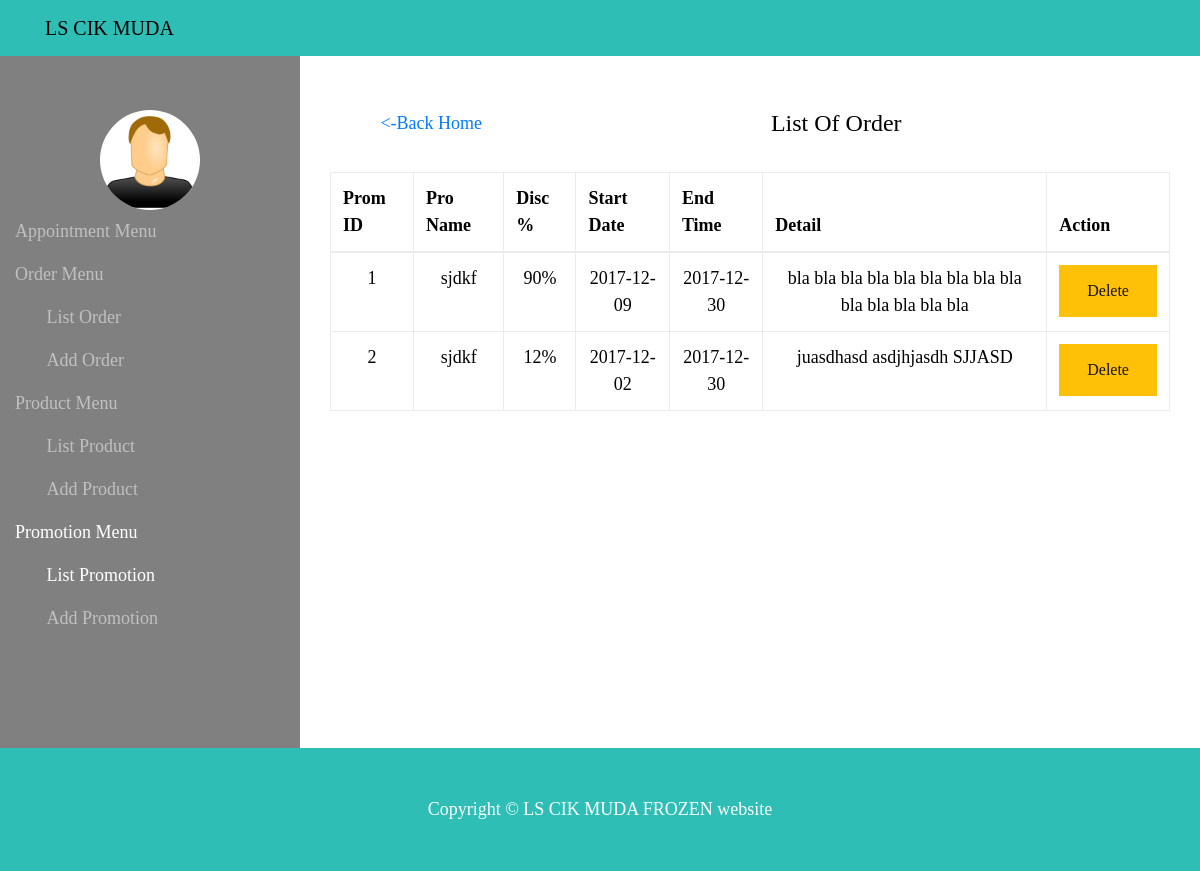
The page /staff/listpromotion.php (signed in) on the database its author committed.
### tables this page shows
CREATE TABLE IF NOT EXISTS `promotion` (
  `promid` int(3) NOT NULL,
  `productname` varchar(50) NOT NULL,
  `promper` varchar(10) NOT NULL,
  `strtdate` varchar(20) NOT NULL,
  `enddate` varchar(20) NOT NULL,
  `detail` varchar(100) NOT NULL
);

### staff/listpromotion.php (the view, shortened to what this page needs)
<?php
  include '../connect/dbconfig.php';
?>
<!DOCTYPE html>
<html lang="en">
<head>
  <link href="../vendor/bootstrap/css/bootstrap.css" rel="stylesheet">
  <link href="../css/shop-homepage.css" rel="stylesheet">
</head>
<body>
  <nav class="navbar navbar-expand-lg navbar-dark bg-dark fixed-top">
    <div class="container">
      <a class="navbar-brand" href="#">LS CIK MUDA</a>
    </div>
  </nav>
  <div class="col-lg-12">
    <div class="row">
      <div class="col-3" style="background-color: gray; ">
        <nav class="navbar-dark">
          <br><br>
          <div style="text-align:center;">
            <img src="../icon/usericon.png" alt="Avatar" style="text-align:center; width:100px; background-color:white; border-radius: 50%;" align="middle">
          </div>
          <div id="navbarResponsive">
            <ul class="navbar-nav ml-auto">
              <li class="nav-item ">
                <a class="nav-link" href="../staff/appointment.php">Appointment Menu</a>
              </li>
              <li class="nav-item ">
                <a class="nav-link" href="../staff/listorder.php">Order Menu</a>
                <ul class="navbar-nav ml-auto">
                  <li  class="nav-item "><a class="nav-link" href="../staff/listorder.php"> &nbsp;  &nbsp;  &nbsp;  &nbsp;List Order</a></li>
                  <li  class="nav-item "><a class="nav-link" href="../staff/addorder.php"> &nbsp;  &nbsp;  &nbsp;  &nbsp;Add Order</a></li>
                </ul>
              </li>
              <li class="nav-item ">
                <a class="nav-link" href="../staff/listproduct.php">Product Menu</a>
                <ul class="navbar-nav ml-auto">
                  <li  class="nav-item"><a class="nav-link" href="../staff/listproduct.php"> &nbsp;  &nbsp;  &nbsp;  &nbsp;List Product</a></li>
                  <li  class="nav-item"><a class="nav-link" href="../staff/addproduct.php"> &nbsp;  &nbsp;  &nbsp;  &nbsp;Add Product</a></li>
                </ul>
              </li>
              <li class="nav-item active">
                <a class="nav-link" href="../staff/listpromotion.php">Promotion Menu</a>
                <ul class="navbar-nav ml-auto">
                  <li  class="nav-item active"><a class="nav-link" href="../staff/listpromotion.php"> &nbsp;  &nbsp;  &nbsp;  &nbsp;List Promotion</a></li>
                  <li  class="nav-item"><a class="nav-link" href="../staff/addpromotion.php"> &nbsp;  &nbsp;  &nbsp;  &nbsp;Add Promotion</a></li>
                  <br><br><br><br>
                </ul>
              </li>
            </ul>
          </div>
        </nav>
      </div>
      <div class="col-9" style="background-color: white; text-align: center;">
        <div class="container">
          <br><br>
          <div class="row col-lg-12">
          <div class="col-lg-3"><a href="../staff/staffhome.php"><-Back Home</a></div><div class="col-lg-9"><h4>List Of Order</h4></div><div class="col-lg-3" style="text-align:right"></div>
        </div>
        <br>
           <table class="table table-bordered">
            <thead>
              <tr>
                <th>Prom ID</th>
                <th>Pro Name</th>
                <th>Disc % </th>
                <th>Start Date</th>
                <th>End Time</th>
                <th>Detail</th>
                <th>Action</th>
              </tr>
            </thead>
            <tbody>
                       <?php
                 $sql="SELECT * FROM promotion";
                 $result=mysqli_query($conn,$sql);
                 while ($row=mysqli_fetch_assoc($result)) {
                ?>
                <tr>
                <td><?php echo $row['promid']     ?></td>
                <td><?php echo $row['productname']   ?></td>
                <td><?php echo $row['promper'] ?>%</td>
                <td><?php echo $row['strtdate']   ?></td>
                <td><?php echo $row['enddate']   ?></td>
                <td><?php echo $row['detail']   ?></td>
                <td><button  onclick="myFunction()" type="button" class="btn btn-warning">Delete</button></td>
                </tr>
                <?php
              }
                ?>
            </tbody>
          </table>
         <br><br><br><br><br><br>
        </div>
      </div>
    </div>
  </div>
  <footer class="py-5 bg-dark">
    <div class="container">
      <p class="m-0 text-center text-white">Copyright &copy; LS CIK MUDA FROZEN website</p>
    </div>
  </footer>
</body>
</html>

### css/shop-homepage.css (style rules this page uses)
body { padding-top: 54px; }
@media (min-width: 992px) { body { padding-top: 56px; } }

### rows shown on the page
promotion: promid "1", productname "sjdkf", promper "90", strtdate "2017-12-09", enddate "2017-12-30", detail "bla bla bla bla bla bla bla bla bla bla bla bla bla bla"
promotion: promid "2", productname "sjdkf", promper "12", strtdate "2017-12-02", enddate "2017-12-30", detail "juasdhasd asdjhjasdh SJJASD"
